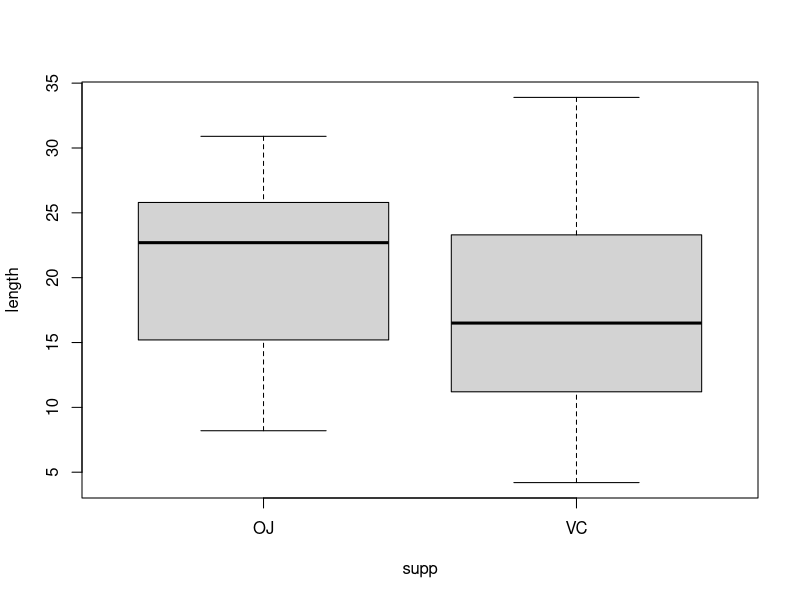
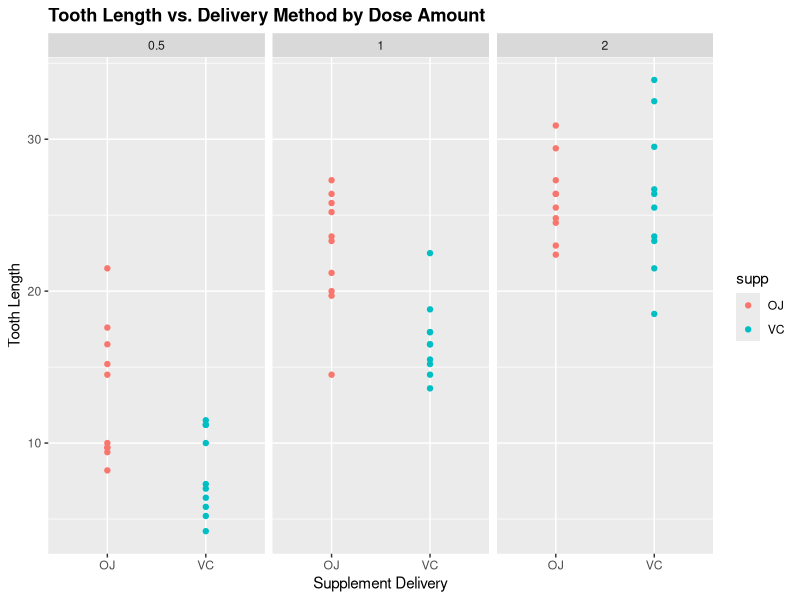

These charts were generated, in order, by the following R code:
## ---- chunk 1
knitr::opts_chunk$set(echo = TRUE)
## ---- chunk 2

#setwd('/Users/priyanchandrapala/Documents/DataScienceCourse/Rworkspace/')
getwd()
library(ggplot2)
library(knitr)
library(lattice)
## ---- chunk 3
cat("Load the ToothGrowth Data")
data("ToothGrowth")
cat("Summary statistics of ToothGrowth Data")
summary(ToothGrowth)
cat("First 10 rows of ToothGrowth Data")
head(ToothGrowth,10)
cat("distinct values of tooth length")
unique(ToothGrowth$len)
cat("distinct values of tooth suppliments")
unique(ToothGrowth$supp)
cat("distinct values of tooth dose")
unique(ToothGrowth$dose)
## ---- chunk 4
boxplot(len ~ supp, ToothGrowth, xlab = "supp", ylab = "length")
## ---- chunk 5
ggplot(aes(x=supp, y=len), data=ToothGrowth) + geom_point(aes(color=supp)) + xlab("Supplement Delivery") + ylab("Tooth Length") + facet_grid(~ dose) + ggtitle("Tooth Length vs. Delivery Method by Dose Amount") + theme(plot.title = element_text(lineheight=.8, face="bold"))

## ---- chunk 6
ToothGrowth_sub1 <- subset(ToothGrowth, ToothGrowth$dose %in% c(0.5,1.0))
ToothGrowth_sub2 <- subset(ToothGrowth, ToothGrowth$dose %in% c(0.5,2.0))

t.test(len~dose,data=ToothGrowth_sub1)
t.test(len~dose,data=ToothGrowth_sub2)

